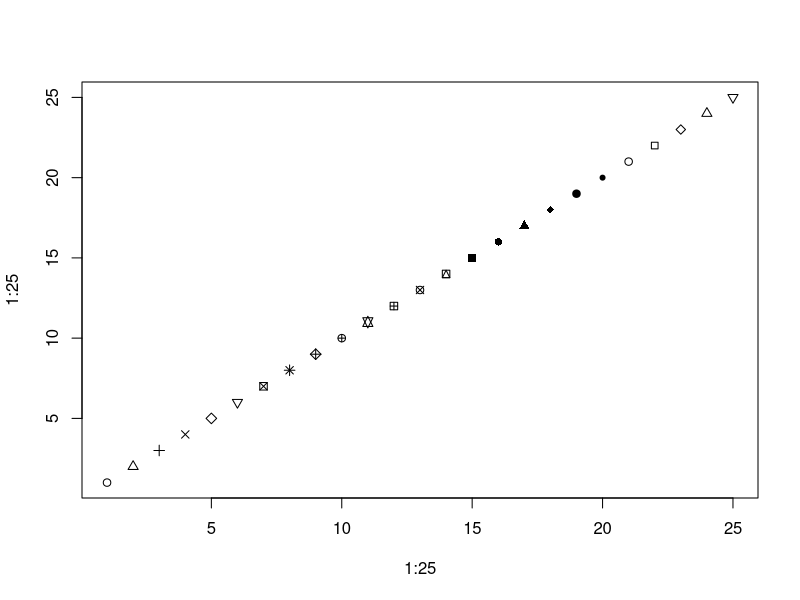
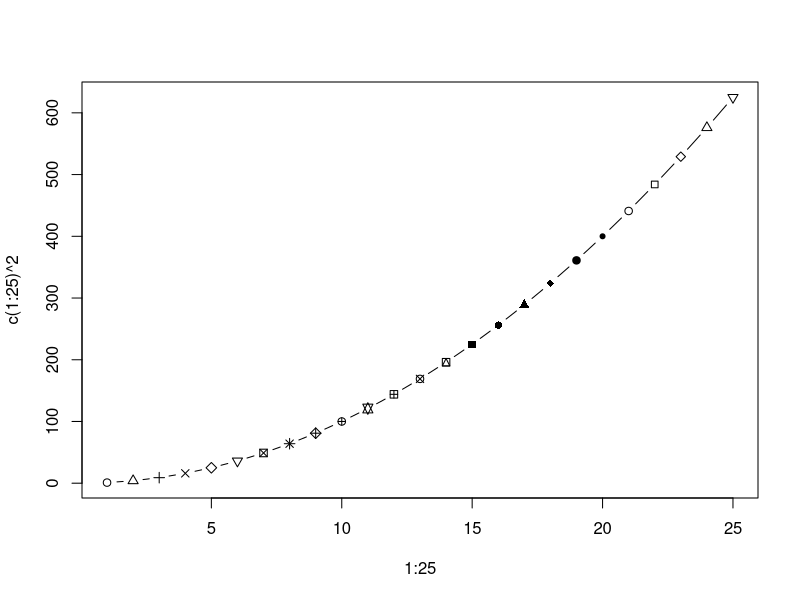

Write the R code that produced these figures, in order. (Note: this script raises an error after producing the figures.)
## ---- chunk 1
#| label: fig-plot
#| fig-cap: "plot 点-线"
#| fig-subcap:
#|   - "点"
#|   - "线"
#| layout-ncol: 2
#| column: page-right

plot(1:25,1:25,pch=c(1:25))
plot(1:25,c(1:25)^2,type="b",pch=c(1:25))
## ---- chunk 2
#| label: fig-histogram
#| code-summary: "直方图"
#| fig-cap: "Histograms of mpg"
#| fig-subcap:
#|   - "Histogram of `cty`s"
#|   - "Histogram of `hwy`s" 
#| fig-alt: "What's this."
#| layout-ncol: 2
#| column: page-right

ggplot(mpg, aes(cty)) +
  geom_histogram() +
  labs(title = "Histogram of cty")

ggplot(mpg, aes(x =hwy)) +
  geom_histogram() +
  labs(title = "Histogram of hwy")
## ---- chunk 3
#| label: tbl-stats
#| tbl-cap: "Table Summary statistics "

mpg %>%
  summarise(
    mean_displ=mean(displ),
    mean_hwy=mean(hwy),
    mean_cty=mean(cty),
    .by = cyl
    ) %>%
  knitr::kable(digits = c(0, 0, 0, 0, 2))
## ---- chunk 4
knitr::opts_chunk$set(
  # comment = "#>",
  # collapse = TRUE,
  # cache = TRUE,
  # message = FALSE,
  # error = FALSE,
)
ggplot2::theme_set(new = ggplot2::theme_classic())
